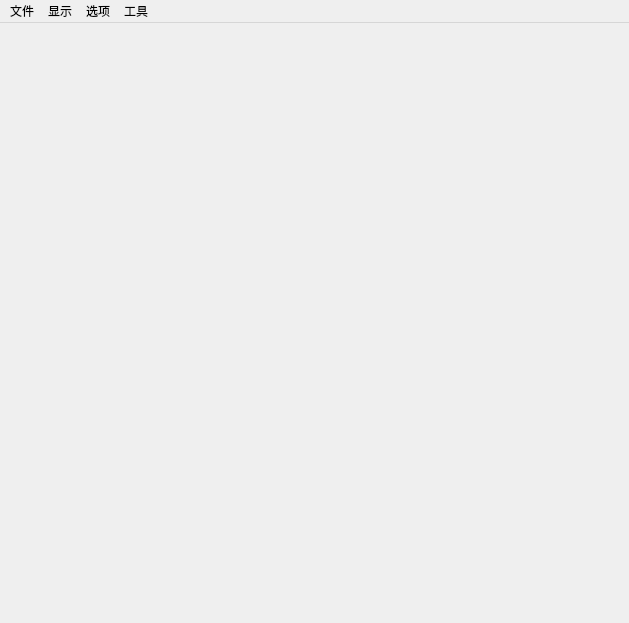
<?xml version="1.0" encoding="UTF-8"?>
<ui version="4.0">
 <class>MainWindow</class>
 <widget class="QMainWindow" name="MainWindow">
  <property name="enabled">
   <bool>true</bool>
  </property>
  <property name="geometry">
   <rect>
    <x>0</x>
    <y>0</y>
    <width>629</width>
    <height>623</height>
   </rect>
  </property>
  <property name="sizePolicy">
   <sizepolicy hsizetype="Preferred" vsizetype="Preferred">
    <horstretch>3</horstretch>
    <verstretch>0</verstretch>
   </sizepolicy>
  </property>
  <property name="windowTitle">
   <string>MainWindow</string>
  </property>
  <widget class="QWidget" name="centralwidget">
   <property name="enabled">
    <bool>true</bool>
   </property>
   <layout class="QVBoxLayout" name="verticalLayout"/>
  </widget>
  <widget class="QMenuBar" name="menuBar">
   <property name="geometry">
    <rect>
     <x>0</x>
     <y>0</y>
     <width>629</width>
     <height>21</height>
    </rect>
   </property>
   <widget class="QMenu" name="menuFile">
    <property name="enabled">
     <bool>true</bool>
    </property>
    <property name="title">
     <string>文件</string>
    </property>
    <addaction name="actionImport_Stp"/>
    <addaction name="actionExport_Json"/>
   </widget>
   <widget class="QMenu" name="menuDisplay">
    <property name="title">
     <string>显示</string>
    </property>
    <addaction name="actionface"/>
    <addaction name="actionedge"/>
    <addaction name="actionvertex"/>
    <addaction name="actionzoom"/>
   </widget>
   <widget class="QMenu" name="menuOption">
    <property name="title">
     <string>选项</string>
    </property>
   </widget>
   <widget class="QMenu" name="menu">
    <property name="title">
     <string>工具</string>
    </property>
    <addaction name="actionBVH"/>
   </widget>
   <addaction name="menuFile"/>
   <addaction name="menuDisplay"/>
   <addaction name="menuOption"/>
   <addaction name="menu"/>
  </widget>
  <action name="actionOpenFile">
   <property name="enabled">
    <bool>true</bool>
   </property>
   <property name="text">
    <string>Open File...</string>
   </property>
  </action>
  <action name="actionExit">
   <property name="text">
    <string>Exit</string>
   </property>
  </action>
  <action name="actionPrint">
   <property name="text">
    <string>Print</string>
   </property>
  </action>
  <action name="actionHelp">
   <property name="text">
    <string>Help</string>
   </property>
  </action>
  <action name="actionSave">
   <property name="text">
    <string>Save</string>
   </property>
  </action>
  <action name="actionImport_Stp">
   <property name="text">
    <string>Import Stp</string>
   </property>
  </action>
  <action name="actionface">
   <property name="checkable">
    <bool>true</bool>
   </property>
   <property name="checked">
    <bool>true</bool>
   </property>
   <property name="text">
    <string>face</string>
   </property>
   <property name="menuRole">
    <enum>QAction::NoRole</enum>
   </property>
  </action>
  <action name="actionedge">
   <property name="checkable">
    <bool>true</bool>
   </property>
   <property name="checked">
    <bool>true</bool>
   </property>
   <property name="text">
    <string>edge</string>
   </property>
   <property name="menuRole">
    <enum>QAction::NoRole</enum>
   </property>
  </action>
  <action name="actionvertex">
   <property name="checkable">
    <bool>true</bool>
   </property>
   <property name="text">
    <string>vertex</string>
   </property>
   <property name="menuRole">
    <enum>QAction::NoRole</enum>
   </property>
  </action>
  <action name="actionExport_Json">
   <property name="text">
    <string>Export Json</string>
   </property>
  </action>
  <action name="actionBVH">
   <property name="text">
    <string>BVH</string>
   </property>
  </action>
  <action name="actionzoom">
   <property name="text">
    <string>zoom</string>
   </property>
  </action>
 </widget>
 <resources/>
 <connections/>
</ui>
